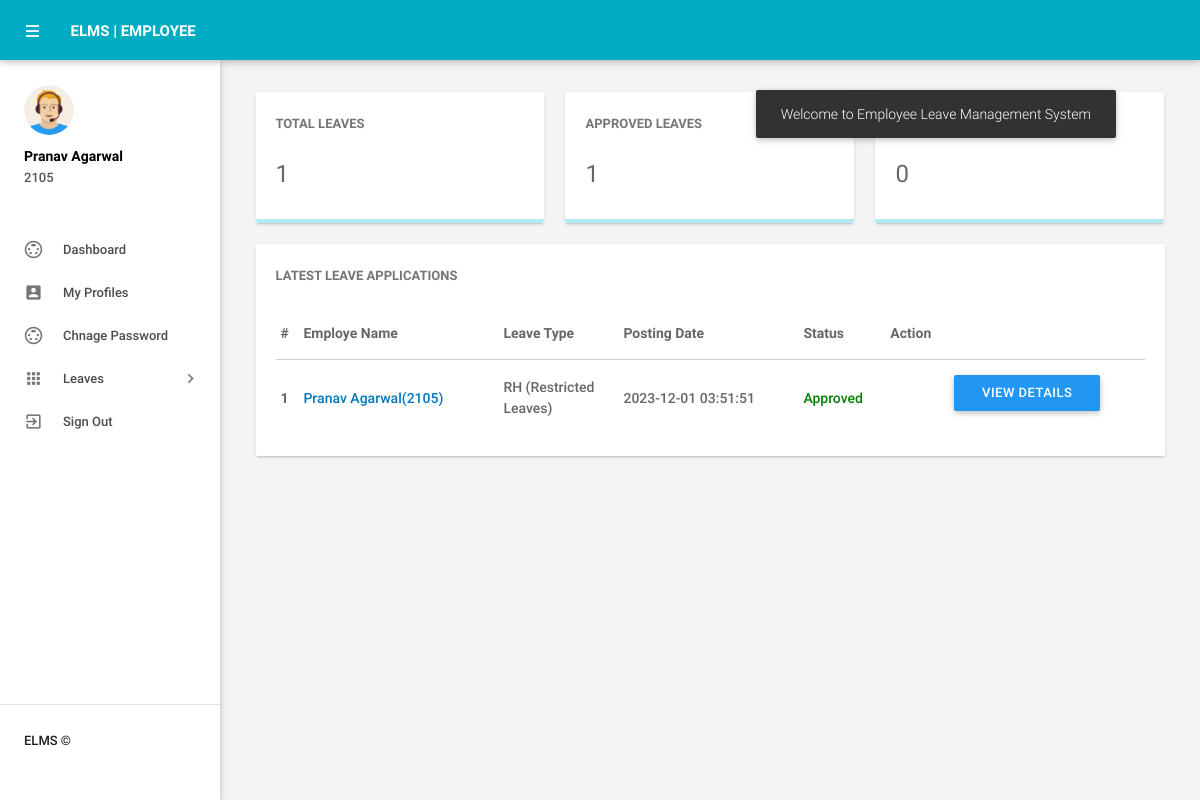
The page /dashboard.php (signed in) on the database as committed earlier.
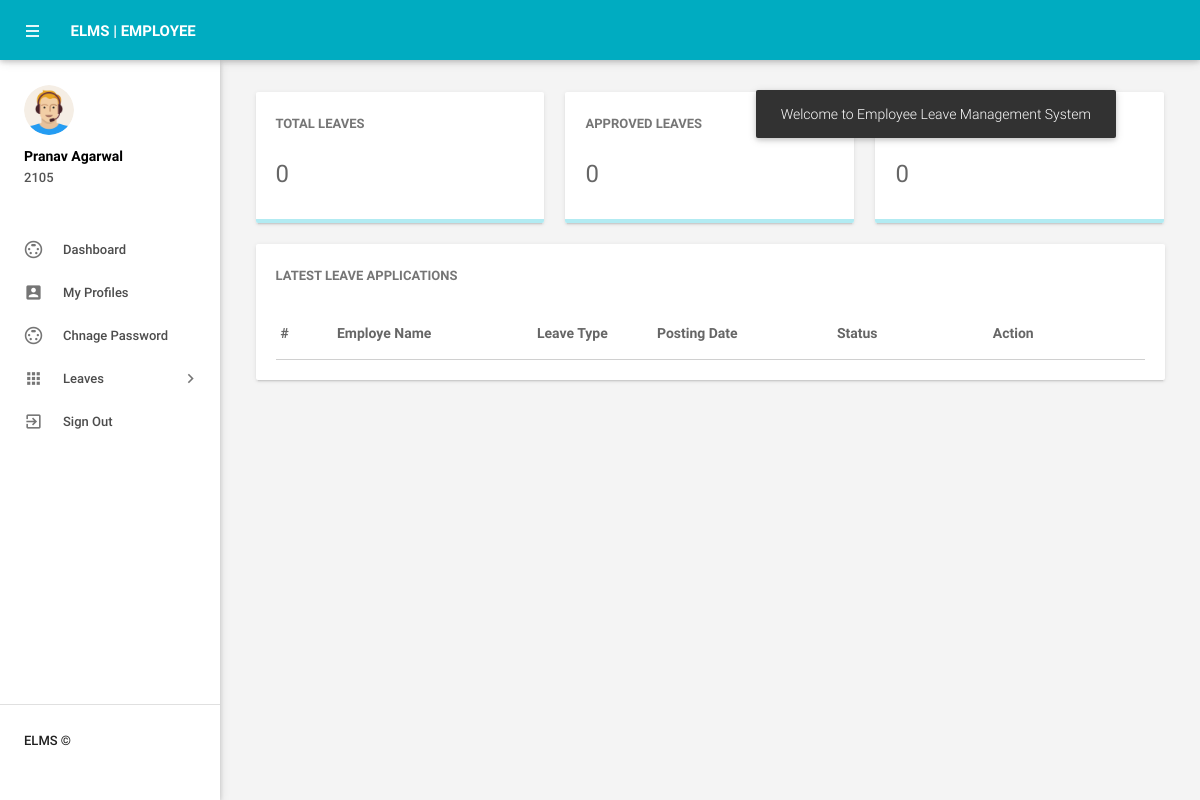
The same page on the database as committed later.
### tables this page shows
CREATE TABLE `tblemployees` (
  `id` int(11) NOT NULL,
  `EmpId` varchar(100) NOT NULL,
  `FirstName` varchar(150) DEFAULT NULL,
  `LastName` varchar(150) DEFAULT NULL,
  `EmailId` varchar(200) DEFAULT NULL,
  `Password` varchar(180) DEFAULT NULL,
  `Gender` varchar(100) DEFAULT NULL,
  `Dob` varchar(100) DEFAULT NULL,
  `Department` varchar(255) DEFAULT NULL,
  `Address` varchar(255) DEFAULT NULL,
  `City` varchar(200) DEFAULT NULL,
  `Country` varchar(150) DEFAULT NULL,
  `Phonenumber` char(11) DEFAULT NULL,
  `Status` int(1) DEFAULT NULL,
  `RegDate` timestamp NULL DEFAULT current_timestamp()
);

CREATE TABLE `tblleaves` (
  `id` int(11) NOT NULL,
  `LeaveType` varchar(110) DEFAULT NULL,
  `ToDate` varchar(120) DEFAULT NULL,
  `FromDate` varchar(120) DEFAULT NULL,
  `Description` mediumtext DEFAULT NULL,
  `PostingDate` timestamp NULL DEFAULT current_timestamp(),
  `AdminRemark` mediumtext DEFAULT NULL,
  `AdminRemarkDate` varchar(120) DEFAULT NULL,
  `Status` int(1) DEFAULT NULL,
  `IsRead` int(1) DEFAULT NULL,
  `empid` int(11) DEFAULT NULL
);

### dashboard.php (the view, shortened to what the changed rows need)
<?php
include('includes/config.php');
if(strlen($_SESSION['emplogin'])==0)
    {
header('location:index.php');
}
else{
?>
<!DOCTYPE html>
<html lang="en">
    <head>
        <link type="text/css" rel="stylesheet" href="assets/plugins/materialize/css/materialize.min.css"/>
        <link href="assets/plugins/metrojs/MetroJs.min.css" rel="stylesheet">
        <link href="assets/plugins/weather-icons-master/css/weather-icons.min.css" rel="stylesheet">
        <link href="assets/css/alpha.min.css" rel="stylesheet" type="text/css"/>
        <link href="assets/css/custom.css" rel="stylesheet" type="text/css"/>
    </head>
    <body>
           <?php include('includes/header.php');?>
       <?php include('includes/sidebar.php');?>
            <main class="mn-inner">
                <div class="">
                    <div class="row no-m-t no-m-b">
                    <a href="leavehistory.php" target="blank">
                    <div class="col s12 m12 l4">
                        <div class="card stats-card">
                            <div class="card-content">
                                <span class="card-title">Total Leaves</span>
<?php $eid=$_SESSION['eid'];
$sql = "SELECT id from  tblleaves where empid ='$eid'";
$query = $dbh -> prepare($sql);
$query->execute();
$totalleaves=$query->rowCount();
?>
                                <span class="stats-counter"><span class="counter"><?php echo htmlentities($totalleaves);?></span></span>
                            </div>
                            <div class="progress stats-card-progress">
                            </div>
                        </div>
                    </div></a>
     <a href="leavehistory.php" target="blank">
                    <div class="col s12 m12 l4">
                        <div class="card stats-card">
                            <div class="card-content">
                                <span class="card-title">Approved Leaves</span>
                                    <?php
$sql = "SELECT id from  tblleaves where Status=1 and empid ='$eid'";
$query = $dbh -> prepare($sql);
$query->execute();
$approvedleaves=$query->rowCount();
?>
                                <span class="stats-counter"><span class="counter"><?php echo htmlentities($approvedleaves);?></span></span>
                            </div>
                            <div class="progress stats-card-progress">
                            </div>
                        </div>
                    </div></a>
     <a href="leavehistory.php" target="blank">
                    <div class="col s12 m12 l4">
                        <div class="card stats-card">
                            <div class="card-content">
                                <span class="card-title">New Leaves Applications</span>
                                    <?php
$sql = "SELECT id from  tblleaves where Status=0 and empid ='$eid'";
$query = $dbh -> prepare($sql);
$query->execute();
$approvedleaves=$query->rowCount();
?>
                                <span class="stats-counter"><span class="counter"><?php echo htmlentities($approvedleaves);?></span></span>
                            </div>
                            <div class="progress stats-card-progress">
                            </div>
                        </div>
                    </div></a>
                </div>
                    <div class="row no-m-t no-m-b">
                        <div class="col s15 m12 l12">
                            <div class="card invoices-card">
                                <div class="card-content">
                                    <span class="card-title">Latest Leave Applications</span>
                             <table id="example" class="display responsive-table ">
                                    <thead>
                                        <tr>
                                            <th>#</th>
                                            <th width="200">Employe Name</th>
                                            <th width="120">Leave Type</th>
                                             <th width="180">Posting Date</th>
                                            <th>Status</th>
                                            <th align="center">Action</th>
                                        </tr>
                                    </thead>
                                    <tbody>
<?php $sql ="SELECT tblleaves.id as lid,tblemployees.FirstName,tblemployees.LastName,tblemployees.EmpId,tblemployees.id,tblleaves.LeaveType,tblleaves.PostingDate,tblleaves.Status from tblleaves join tblemployees on tblleaves.empid=tblemployees.id where tblleaves.empid='$eid' order by lid desc limit 6";
$query = $dbh -> prepare($sql);
$query->execute();
$results=$query->fetchAll(PDO::FETCH_OBJ);
$cnt=1;
if($query->rowCount() > 0)
{
foreach($results as $result)
{
      ?>
                                        <tr>
                                            <td> <b><?php echo htmlentities($cnt);?></b></td>
                                              <td><a href="editemployee.php?empid=<?php echo htmlentities($result->id);?>" target="_blank"><?php echo htmlentities($result->FirstName." ".$result->LastName);?>(<?php echo htmlentities($result->EmpId);?>)</a></td>
                                            <td><?php echo htmlentities($result->LeaveType);?></td>
                                            <td><?php echo htmlentities($result->PostingDate);?></td>
                                                                       <td><?php $stats=$result->Status;
if($stats==1){
                                             ?>
                                                 <span style="color: green">Approved</span>
                                                 <?php } if($stats==2)  { ?>
                                                <span style="color: red">Not Approved</span>
                                                 <?php } if($stats==0)  { ?>
 <span style="color: blue">Waiting for approval</span>
 <?php } ?>
                                             </td>
          <td>
           <td><a href="leave-details.php?leaveid=<?php echo htmlentities($result->lid);?>" class="waves-effect waves-light btn blue m-b-xs"  > View Details</a></td>
                                    </tr>
                                         <?php $cnt++;} }?>
                                    </tbody>
                                </table>
                                </div>
                            </div>
                        </div>
                    </div>
                </div>
            </main>
        </div>
    </body>
</html>
<?php } ?>

### includes/sidebar.php (shortened to what the changed rows need)
     <aside id="slide-out" class="side-nav white fixed">
                <div class="side-nav-wrapper">
                    <div class="sidebar-profile">
                        <div class="sidebar-profile-image">
                            <img src="assets/images/profile-image.png" class="circle" alt="">
                        </div>
                        <div class="sidebar-profile-info">
                    <?php
$eid=$_SESSION['eid'];
$sql = "SELECT FirstName,LastName,EmpId from  tblemployees where id=:eid";
$query = $dbh -> prepare($sql);
$query->bindParam(':eid',$eid,PDO::PARAM_STR);
$query->execute();
$results=$query->fetchAll(PDO::FETCH_OBJ);
if($query->rowCount() > 0)
{
foreach($results as $result)
{               ?>
                                <p><?php echo htmlentities($result->FirstName." ".$result->LastName);?></p>
                                <span><?php echo htmlentities($result->EmpId)?></span>
                         <?php }} ?>
                        </div>
                    </div>
                <ul class="sidebar-menu collapsible collapsible-accordion" data-collapsible="accordion">
               <li class="no-padding"><a class="waves-effect waves-grey" href="dashboard.php"><i class="material-icons">settings_input_svideo</i>Dashboard</a></li>
  <li class="no-padding"><a class="waves-effect waves-grey" href="myprofile.php"><i class="material-icons">account_box</i>My Profiles</a></li>
  <li class="no-padding"><a class="waves-effect waves-grey" href="emp-changepassword.php"><i class="material-icons">settings_input_svideo</i>Chnage Password</a></li>
                    <li class="no-padding">
                        <a class="collapsible-header waves-effect waves-grey"><i class="material-icons">apps</i>Leaves<i class="nav-drop-icon material-icons">keyboard_arrow_right</i></a>
                    </li>
                  <li class="no-padding">
                                <a class="waves-effect waves-grey" href="logout.php"><i class="material-icons">exit_to_app</i>Sign Out</a>
                            </li>
                </ul>
                <div class="footer">
                    <p class="copyright"> ELMS ©</p>
                </div>
                </div>
            </aside>

Rows that differ between the two databases and show on the page:
removed tblleaves: tblemployees.FirstName+LastName "Pranav Agarwal", tblemployees.EmpId "2105", LeaveType "RH (Restricted Leaves)", PostingDate "2023-12-01 03:51:51", Status "Approved"
Other text that changed with them:
$totalleaves: "1" → "0"
$approvedleaves: "1" → "0"
